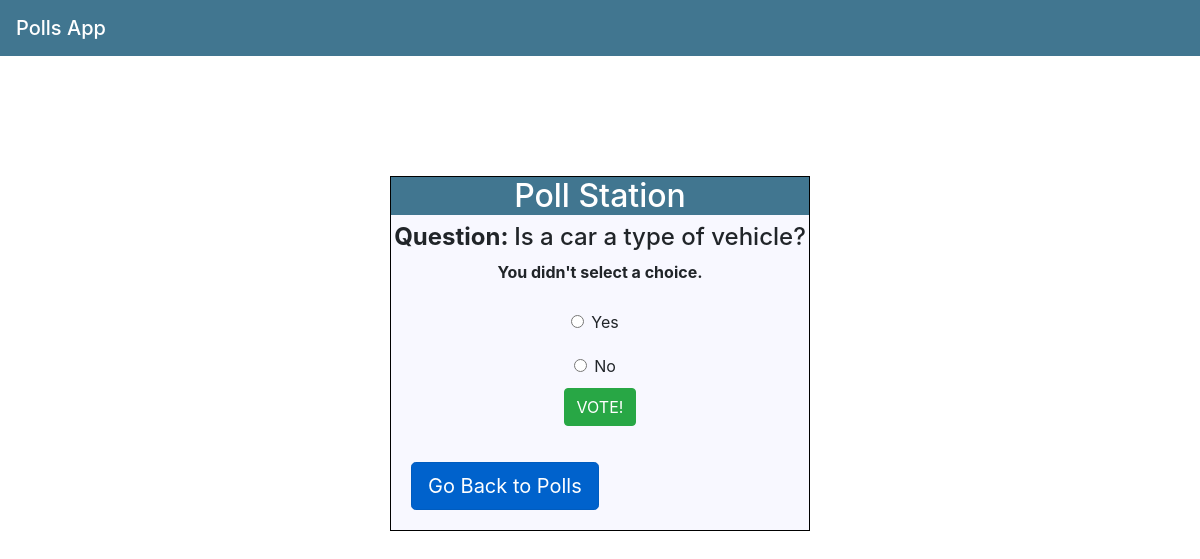
Screenshot of /polls/91/vote/ with the database file from the repository.
### polls/models.py (models this page shows, shortened)
class Question(models.Model):
    question_text = models.CharField(max_length=200)
    pub_date = models.DateTimeField('date published')

class Choice(models.Model):
    question = models.ForeignKey(Question, on_delete=models.CASCADE)
    choice_text = models.CharField(max_length=200)
    votes = models.IntegerField(default=0)

### polls/views.py (the view)
# urls.py: path('<int:question_id>/vote/', views.vote, name='vote'),
def vote(request, question_id):
    question = get_object_or_404(Question, pk=question_id)
    try:
        selected_choice = question.choice_set.get(pk=request.POST['choice'])
    except (KeyError, Choice.DoesNotExist):
        return render(request, 'polls/detail.html', {
            'question': question,
            'error_message': "You didn't select a choice.",
        })
    else:
        selected_choice.votes += 1
        selected_choice.save()
        return HttpResponseRedirect(reverse('polls:results', args=(question.id,)))

### polls/templates/polls/detail.html (shortened to what this page needs)
{% extends 'polls/base.html' %}
{% block content %}
    <div class = "detailsContainer">
        <div class="detailsFormVoteContainer">
            <h2 class="detailTitle">Poll Station</h2>
            <h4><b>Question: </b>{{ question.question_text }}</h4>
            {% if error_message %}<p><strong>{{ error_message }}</strong></p>{% endif %}
            <form action="{% url 'polls:vote' question.id %}" method="post">
                {% for choice in question.choice_set.all %}
                    <div class="form-check choice">
                        <input class="form-check-input" type="radio" name="choice" id="choice{{ forloop.counter }}" value="{{ choice.id }}">
                        <label class="form-check-label" for="choice{{ forloop.counter }}">{{ choice.choice_text }}</label><br>
                    </div>
                {% endfor %}
                <button type="submit" class="btn btn-success voteButton">VOTE!</button>
            </form>
            <a class="btn btn-primary btn-lg active pollsButton" href="{% url 'polls:index'%}">Go Back to Polls</a>
        </div>
    </div>
{% endblock %}

### polls/static/polls/style.css (style rules this page uses)
.detailsFormVoteContainer { text-align: center; display:flex; flex-direction: column; width: 35%; margin: auto; margin-top: 10%; border: 1px black solid; background: #F8F8FF; }
.detailTitle { background-color: #417690; color: white; }
.pollsButton { margin: 20px; align-self: flex-start; }
.choice { padding: 10px; }
.voteButton { padding: 20px; }

### rows the page displays
Question: question_text "Is a car a type of vehicle?"
Choice: choice_text "Yes"
Choice: choice_text "No"

### other values shown
{{ error_message }} "You didn't select a choice."
